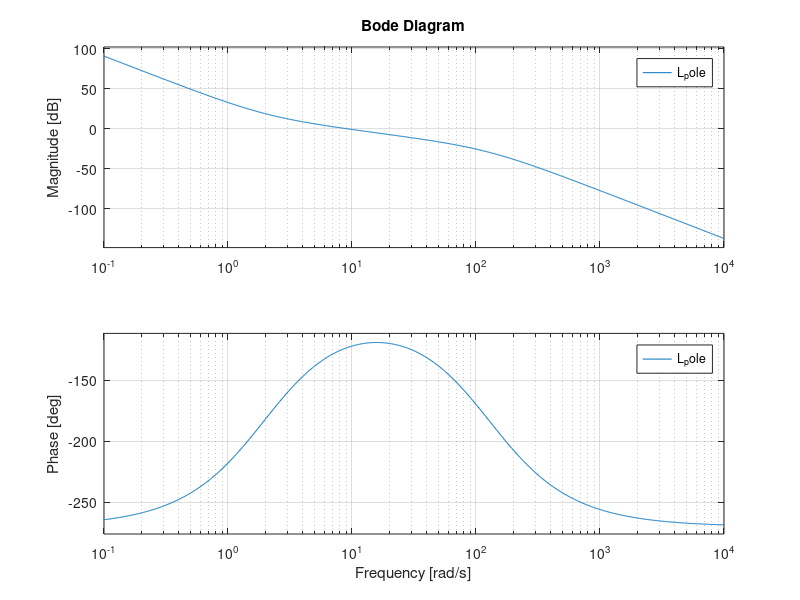

The MATLAB script that drew this image: (Note: this script raises an error after producing the figure.)
clear all
close all
clc

%% General data
g           =       9.81;                   %  gravity acceleration (m/s^2)
mf          =       [22602; 0; -42062;];    %  earth magnetic field (in inertia frame) (nT) (1nT = 10^-5 Gauss)
Ixx         =       0.055;                  %  moment of inertia (kg*m^2)
Iyy         =       0.055;                  %  moment of inertia (kg*m^2)
Izz         =       0.03;                   %  moment of inertia (kg*m^2)
l           =       0.25;                   %  quadcopter arm (m)
k1          =       0.00684324;             %  lift constant motor 1
k2          =       0.00703859;             %  lift constant motor 2
k3          =       0.00814964;             %  lift constant motor 3
k4          =       0.00746697;             %  lift constant motor 4
b           =       1.14e-7;                %  drag constant
m           =       0.61+0.064*4;           %  mass (kg)
param       =       [Ixx;Iyy;Izz;l;k1;k2;k3;k4;b;m];


s           =   tf('s');
Ts_slk      =   0.01;
Tend_slk    =   400;
x0          =   [0;0];          % State Equilibrium Vector - Roll angles and rates
tau_r       =   0.01;
%% Method 1: PID 
% G           =   1/0.055/s^2;
% 
% % response time: 1
% % robustness: 0.6
% % option: Balanced
% Kp          =   0.0408494379196507*4;
% Ki          =   0.00382471475812365;
% Kd          =   0.107131307975801;
% N           =   10.9079405084324;

%% Method 3: H2
% load("stable_sys_H2_1dof_new_Ixx")
% 
% % response time: 2
% % robustness: 0.9
% % option: Balanced
% Kp          =   0.180109037198918;
% Ki          =   0.150719618455462;
% Kd          =   0.0291322547663788;
% N           =   114.28279760416;

%% Hanus conditioned controller
% G           =   1/0.055/s^2;
% G_disc      =   c2d(G,Ts_slk);
% 
% % Kp          =   0.0408494379196507*4;
% % Ki          =   0.00382471475812365;
% % Kd          =   0.107131307975801;
% % N           =   10.9079405084324;
% 
% z           =   0.1;
% Kd          =   1;
% Kp          =   2*z;
% Ki          =   z^2;
% N           =   35;
% N2          =   35;
% wc          =   10;
% 
% C_matteo    =   wc*0.055*(Kd*s^2+Kp*s+Ki)/s/(1+s/N)/(1+s/(N2));
% figure(1)
% bode(C_matteo*G) 
% grid on
% figure(2)
% bode(C_matteo)
% grid on
% 
% 
% C_tf        =   (Kd*s^2+Kp*s+Ki)/s/(1+s/N);
% C_tf_disc   =   c2d(C_tf,Ts_slk);
% C_ss        =   ss(C_tf_disc);
% A           =   C_ss.A;
% B           =   C_ss.B;
% C           =   C_ss.C;
% D           =   C_ss.D;
% 
% A_cond      =   A-B*inv(D)*C;
% B_cond      =   B*inv(D);

% %% cami
% Ixx     =   0.07;
% G       =   1/Ixx/s^2;
% G_true  =   1/0.015/s^2;
% Kc      =   5e-0*Ixx;
% tau_i   =   0.8;
% tau_d   =   0.8;
% 
% PID = Kc * (tau_i*s+1) * (tau_d*s+1) / (s) / (1+s/120);
% filter = 1/(1+s/90);
% PID_D = c2d(PID, Ts_slk);
% filter_d = c2d(filter, Ts_slk);
% 
% PID_ss      =   ss(PID_D);
% A           =   PID_ss.A;
% B           =   PID_ss.B;
% C           =   PID_ss.C;
% D           =   PID_ss.D;
% 
% A_cond      =   A-B*inv(D)*C;
% B_cond      =   B*inv(D);
% 
% 
% 
% PID_ss2     =   ss(10*PID_D);
% A2           =   PID_ss2.A;
% B2           =   PID_ss2.B;
% C2           =   PID_ss2.C;
% D2           =   PID_ss2.D;
% 
% A_cond2      =   A2-B2*inv(D2)*C2;
% B_cond2      =   B2*inv(D2);
% 
% z =tf('z',0.01);
% 
% 
% 
% 
% 
% Kd = Ixx*Kc*tau_i*tau_d;
% Kp = Ixx*Kc*(tau_d+tau_i);
% Ki = Ixx*Kc;
% 
% 
% % figure(1)
% % bode(PID*G*filter)
% % grid on
% % figure(2)
% % bode(PID)
% % grid on
% figure(3)
% bode(PID*G_true*filter)
% grid on
%% Anna
% load("stable_sys_H2_1dof_new_Ixx")
% Kp          =   0.180109037198918;
% Ki          =   0.150719618455462;
% Kd          =   0.0291322547663788;
% N           =   114.28279760416;
% 
% 
% PID = Kp+Ki/s+Kd*N/(1+N/s)
% PID_D = c2d(PID, Ts_slk);
% 
% PID_ss      =   ss(PID_D);
% A           =   PID_ss.A;
% B           =   PID_ss.B;
% C           =   PID_ss.C;
% D           =   PID_ss.D;
% 
% A_cond      =   A-B*inv(D)*C;
% B_cond      =   B*inv(D);
%% FINALE CHE FUNZIONA PID
%% PID Parameters
% Ixx         =   0.07;  %  moment of inertia (kg*m^2)
% G           =   1/Ixx/s^2;
% 
% Ts_slk      =   0.001;
% s           =   tf('s');
% 
% Kc = 1e-0*Ixx;
% tau_i = 0.5;    
% tau_d = 0.5;    
% 
% % 0.8 con gain 20
% % 0.4 con gain 45
% % 0.5 con gain 35 molto good
% % 0.2 con gain -
% 
% PID = Kc * (tau_i*s+1) * (tau_d*s+1) / (s) / (1+s/130);
% filter = 1/(1+s/120);
% PID_D = c2d(PID, Ts_slk);
% filter_d = c2d(filter, Ts_slk);
% PID_ss      =   ss(PID_D);
% A           =   PID_ss.A;
% B           =   PID_ss.B;
% C           =   PID_ss.C;
% D           =   PID_ss.D;
% 
% A_cond      =   A-B*inv(D)*C;
% B_cond      =   B*inv(D);
% 
% 
% L_PID =35*G*PID*filter;
% figure(1)
% bode(L_PID);
% grid  on
% figure(3)
% bode(G*PID);
% grid  on

%% POLE placement with transfer function DA TESTARE IL 28/05
Ixx         =   0.07;  %  moment of inertia (kg*m^2)
s           =   tf('s');
G           =   1/Ixx/s^2;
                
Ts_slk      =   0.001;

 
filter = 35/(1+s/120);
filter_d = c2d(filter, Ts_slk);
% % 35*(1+0.5*s)^2+s^3*(1+s/130)*(1+s/120) % L_PID_num+L_PID_den
% r= roots([1/15600 250/15600 1 136500/15600 546000/15600 546000/15600]); % roots in closed loop (num+Den) del PID
% % che può essere riscritto in modo da avere coefficiente 1 che moltiplica s^5
% P= (s-r(1))*(s-r(2))*(s-r(3))*(s-r(4))*(s-r(5));
% 
% % posso provare ad usare P(s) per la diophantine equation del pole placement with TF
% Column_R = [1 250 (1.56e04-1.137e-13i) (1.365e05-1.625e-13i)*Ixx 5.46e05*Ixx 5.46e05*Ixx]';
% 
% R_pole = (Column_R(4)*s^2+Column_R(5)*s+Column_R(6))/(Column_R(1)*s^2+Column_R(2)*s+Column_R(3));
% 
% % to remove the complex coniugate parts that actually are negligigble we
% % simplify as:
R_pole_simply= (9555* s^2 + 38220*s + 38220)/(s^2 + 250*s + 1.56e04);

R_tilde_pole = R_pole_simply/s;
L_pole = R_tilde_pole*G; %% you can see that it's the same of L_PID
figure(2)
bode(L_pole);
grid  on

% % So, now we need to use R_tilde_pole in the scheme with G
% % We can build the anti windup scheme as we did for the PID
% % but D results =0. so i try to remove the filter to see what happens
R_final     =   R_tilde_pole/filter; % zeros: -120, -1.98, -2.02 % poles: -0.07,-119.16, -130.77
R_final_D   =   c2d(R_final, Ts_slk);
R_final_ss  =   ss(R_final_D);
A           =   R_final_ss.A;
B           =   R_final_ss.B;
C           =   R_final_ss.C;
D           =   R_final_ss.D;

A_cond      =   A-B*inv(D)*C;
B_cond      =   B*inv(D);
% 
% figure(4)
% bode(G*R_final);
% grid  on

% figure(5)
% bode(PID);
% figure(6)
% bode(R_final);

%% H2 DA TESTARE IL 28/05
Ixx         =   0.07;  %  moment of inertia (kg*m^2)
s           =   tf('s');
G           =   1/Ixx/s^2;
                
Ts_slk      =   0.001;


load("stable_sys_H2_1dof_new_Ixx")
filter = 35/(1+s/120);
filter_d = c2d(filter, Ts_slk);
R_H2= filter*(s+2)^2/(s+130)/s^3*(s^2+3.279*s+3.211)
L_H2 =R_H2*stable_sys;
figure(7)
bode(L_H2)  % you can see it's the same of PID and pole

% for the scheme:
R_final     =   R_H2/filter; 
R_final_D   =   c2d(R_final, Ts_slk);
R_final_ss  =   ss(R_final_D);
A           =   R_final_ss.A;
B           =   R_final_ss.B;
C           =   R_final_ss.C;
D           =   R_final_ss.D;

A_cond      =   A-B*inv(D)*C;
B_cond      =   B*inv(D);